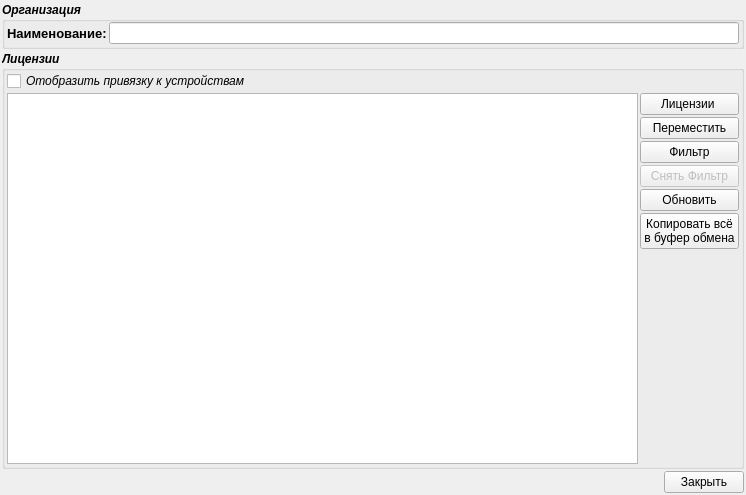
<?xml version="1.0" encoding="UTF-8"?>
<ui version="4.0">
 <class>Licenses</class>
 <widget class="QWidget" name="Licenses">
  <property name="geometry">
   <rect>
    <x>0</x>
    <y>0</y>
    <width>746</width>
    <height>495</height>
   </rect>
  </property>
  <property name="windowTitle">
   <string>Лицензии</string>
  </property>
  <property name="windowIcon">
   <iconset resource="../icons.qrc">
    <normaloff>:/64x64/licence/ico/licence_64x64.png</normaloff>:/64x64/licence/ico/licence_64x64.png</iconset>
  </property>
  <layout class="QVBoxLayout" name="verticalLayout_2">
   <property name="spacing">
    <number>2</number>
   </property>
   <property name="leftMargin">
    <number>2</number>
   </property>
   <property name="topMargin">
    <number>2</number>
   </property>
   <property name="rightMargin">
    <number>2</number>
   </property>
   <property name="bottomMargin">
    <number>2</number>
   </property>
   <item>
    <widget class="QGroupBox" name="groupBox_4">
     <property name="font">
      <font>
       <weight>75</weight>
       <italic>true</italic>
       <bold>true</bold>
      </font>
     </property>
     <property name="title">
      <string>Организация</string>
     </property>
     <layout class="QFormLayout" name="formLayout_2">
      <property name="horizontalSpacing">
       <number>2</number>
      </property>
      <property name="verticalSpacing">
       <number>2</number>
      </property>
      <property name="leftMargin">
       <number>2</number>
      </property>
      <property name="topMargin">
       <number>0</number>
      </property>
      <property name="rightMargin">
       <number>2</number>
      </property>
      <property name="bottomMargin">
       <number>2</number>
      </property>
      <item row="0" column="0">
       <widget class="QLabel" name="label_4">
        <property name="font">
         <font>
          <pointsize>10</pointsize>
          <italic>false</italic>
         </font>
        </property>
        <property name="text">
         <string>Наименование:</string>
        </property>
       </widget>
      </item>
      <item row="0" column="1">
       <widget class="QLineEdit" name="organization">
        <property name="readOnly">
         <bool>true</bool>
        </property>
       </widget>
      </item>
     </layout>
    </widget>
   </item>
   <item>
    <widget class="QGroupBox" name="groupBox_2">
     <property name="font">
      <font>
       <weight>75</weight>
       <italic>true</italic>
       <bold>true</bold>
      </font>
     </property>
     <property name="title">
      <string>Лицензии</string>
     </property>
     <layout class="QVBoxLayout" name="verticalLayout_3">
      <property name="spacing">
       <number>2</number>
      </property>
      <property name="leftMargin">
       <number>2</number>
      </property>
      <property name="topMargin">
       <number>0</number>
      </property>
      <property name="rightMargin">
       <number>2</number>
      </property>
      <property name="bottomMargin">
       <number>2</number>
      </property>
      <item>
       <widget class="QCheckBox" name="showParentDevice">
        <property name="font">
         <font>
          <weight>50</weight>
          <bold>false</bold>
         </font>
        </property>
        <property name="text">
         <string>Отобразить привязку к устройствам</string>
        </property>
       </widget>
      </item>
      <item>
       <layout class="QHBoxLayout" name="horizontalLayout_2">
        <item>
         <widget class="QTreeView" name="licenseView">
          <property name="contextMenuPolicy">
           <enum>Qt::CustomContextMenu</enum>
          </property>
          <property name="editTriggers">
           <set>QAbstractItemView::NoEditTriggers</set>
          </property>
          <property name="alternatingRowColors">
           <bool>true</bool>
          </property>
          <property name="sortingEnabled">
           <bool>true</bool>
          </property>
          <property name="allColumnsShowFocus">
           <bool>true</bool>
          </property>
         </widget>
        </item>
        <item>
         <layout class="QVBoxLayout" name="verticalLayout">
          <property name="spacing">
           <number>2</number>
          </property>
          <item>
           <widget class="QPushButton" name="licenseButton">
            <property name="font">
             <font>
              <weight>50</weight>
              <italic>false</italic>
              <bold>false</bold>
             </font>
            </property>
            <property name="text">
             <string>Лицензии </string>
            </property>
            <property name="icon">
             <iconset resource="../icons.qrc">
              <normaloff>:/64x64/licence/ico/licence_64x64.png</normaloff>:/64x64/licence/ico/licence_64x64.png</iconset>
            </property>
           </widget>
          </item>
          <item>
           <widget class="QPushButton" name="moveButton">
            <property name="font">
             <font>
              <weight>50</weight>
              <italic>false</italic>
              <bold>false</bold>
             </font>
            </property>
            <property name="text">
             <string>Переместить</string>
            </property>
            <property name="icon">
             <iconset resource="../icons.qrc">
              <normaloff>:/16x16/move/ico/move_16x16.png</normaloff>:/16x16/move/ico/move_16x16.png</iconset>
            </property>
           </widget>
          </item>
          <item>
           <widget class="QPushButton" name="setFilterButton">
            <property name="font">
             <font>
              <weight>50</weight>
              <italic>false</italic>
              <bold>false</bold>
             </font>
            </property>
            <property name="text">
             <string>Фильтр</string>
            </property>
            <property name="icon">
             <iconset resource="../icons.qrc">
              <normaloff>:/16x16/add/ico/add_filter_16x16.gif</normaloff>:/16x16/add/ico/add_filter_16x16.gif</iconset>
            </property>
           </widget>
          </item>
          <item>
           <widget class="QPushButton" name="clearFilterButton">
            <property name="enabled">
             <bool>false</bool>
            </property>
            <property name="font">
             <font>
              <weight>50</weight>
              <italic>false</italic>
              <bold>false</bold>
             </font>
            </property>
            <property name="text">
             <string>Снять Фильтр</string>
            </property>
            <property name="icon">
             <iconset resource="../icons.qrc">
              <normaloff>:/16x16/cancelDel/ico/del_filter_16x16.gif</normaloff>:/16x16/cancelDel/ico/del_filter_16x16.gif</iconset>
            </property>
           </widget>
          </item>
          <item>
           <widget class="QPushButton" name="buttonUpdate">
            <property name="font">
             <font>
              <weight>50</weight>
              <italic>false</italic>
              <bold>false</bold>
             </font>
            </property>
            <property name="text">
             <string>Обновить</string>
            </property>
            <property name="icon">
             <iconset resource="../icons.qrc">
              <normaloff>:/48x48/update/ico/update_48x48.png</normaloff>:/48x48/update/ico/update_48x48.png</iconset>
            </property>
           </widget>
          </item>
          <item>
           <widget class="QPushButton" name="buttonCopyAllInBufer">
            <property name="font">
             <font>
              <weight>50</weight>
              <italic>false</italic>
              <bold>false</bold>
              <kerning>true</kerning>
             </font>
            </property>
            <property name="text">
             <string>Копировать всё
в буфер обмена</string>
            </property>
            <property name="icon">
             <iconset resource="../icons.qrc">
              <normaloff>:/16x16/copy/ico/copy.png</normaloff>:/16x16/copy/ico/copy.png</iconset>
            </property>
           </widget>
          </item>
          <item>
           <spacer name="verticalSpacer">
            <property name="orientation">
             <enum>Qt::Vertical</enum>
            </property>
            <property name="sizeHint" stdset="0">
             <size>
              <width>20</width>
              <height>40</height>
             </size>
            </property>
           </spacer>
          </item>
         </layout>
        </item>
       </layout>
      </item>
     </layout>
    </widget>
   </item>
   <item>
    <layout class="QHBoxLayout" name="horizontalLayout">
     <item>
      <spacer name="horizontalSpacer">
       <property name="orientation">
        <enum>Qt::Horizontal</enum>
       </property>
       <property name="sizeHint" stdset="0">
        <size>
         <width>40</width>
         <height>20</height>
        </size>
       </property>
      </spacer>
     </item>
     <item>
      <widget class="QPushButton" name="closeButton">
       <property name="text">
        <string>Закрыть</string>
       </property>
       <property name="icon">
        <iconset resource="../icons.qrc">
         <normaloff>:/16x16/cancelDel/ico/button_cancel_16x16 (1).png</normaloff>:/16x16/cancelDel/ico/button_cancel_16x16 (1).png</iconset>
       </property>
      </widget>
     </item>
    </layout>
   </item>
  </layout>
  <action name="actionAddLicense">
   <property name="icon">
    <iconset resource="../icons.qrc">
     <normaloff>:/16x16/add/ico/add_16x16.png</normaloff>:/16x16/add/ico/add_16x16.png</iconset>
   </property>
   <property name="text">
    <string>Добавить новую</string>
   </property>
   <property name="toolTip">
    <string>Добавить новую лицензию</string>
   </property>
  </action>
  <action name="actionDelLicense">
   <property name="enabled">
    <bool>false</bool>
   </property>
   <property name="icon">
    <iconset resource="../icons.qrc">
     <normaloff>:/16x16/cancelDel/ico/del_16x16.png</normaloff>:/16x16/cancelDel/ico/del_16x16.png</iconset>
   </property>
   <property name="text">
    <string>Удалить</string>
   </property>
   <property name="toolTip">
    <string>Удалить лицензию</string>
   </property>
  </action>
  <action name="actionEditLicense">
   <property name="enabled">
    <bool>false</bool>
   </property>
   <property name="icon">
    <iconset resource="../icons.qrc">
     <normaloff>:/16x16/edit/ico/edit_16x16.png</normaloff>:/16x16/edit/ico/edit_16x16.png</iconset>
   </property>
   <property name="text">
    <string>Редактировать</string>
   </property>
   <property name="toolTip">
    <string>Редактировать лицензию</string>
   </property>
  </action>
  <action name="actionMoveLicense">
   <property name="enabled">
    <bool>false</bool>
   </property>
   <property name="icon">
    <iconset resource="../icons.qrc">
     <normaloff>:/16x16/move/ico/move_16x16.png</normaloff>:/16x16/move/ico/move_16x16.png</iconset>
   </property>
   <property name="text">
    <string>Переместить</string>
   </property>
   <property name="toolTip">
    <string>Переместить лицензию</string>
   </property>
  </action>
  <action name="actionHistoryMoved">
   <property name="icon">
    <iconset resource="../icons.qrc">
     <normaloff>:/32x32/journal/ico/journal_32x32.png</normaloff>:/32x32/journal/ico/journal_32x32.png</iconset>
   </property>
   <property name="text">
    <string>История перемещений</string>
   </property>
   <property name="toolTip">
    <string>История перемещений лицензии</string>
   </property>
  </action>
  <action name="actionCopyLicenseInBufer">
   <property name="icon">
    <iconset resource="../icons.qrc">
     <normaloff>:/16x16/copy/ico/copy.png</normaloff>:/16x16/copy/ico/copy.png</iconset>
   </property>
   <property name="text">
    <string>Копировать в буфер</string>
   </property>
   <property name="toolTip">
    <string>Копировать в буфер обмена</string>
   </property>
  </action>
 </widget>
 <resources>
  <include location="../icons.qrc"/>
 </resources>
 <connections/>
</ui>
